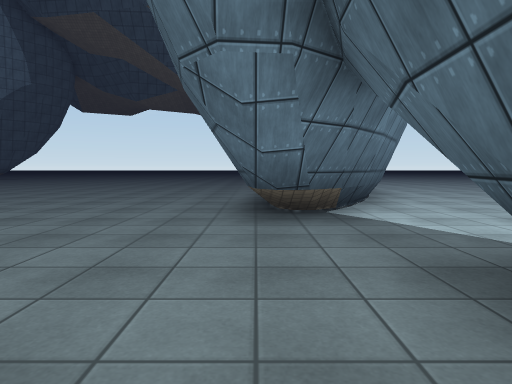
[1] (above)

20 first-person views from a walk through a Unity game level. The camera is 1.2 m above the floor, tilts 4° down and sees 75° across. The floor is counted in squares, 2 m on a side. Each view is taken from the middle of a square. On the plan, view 1 faces up. The plan holds only what a view shows up to about 10 squares ahead; the rest is blank. The place goes on beyond the plan. The player is left out. Surface patterns are stand-ins for the level's own textures.

[2]
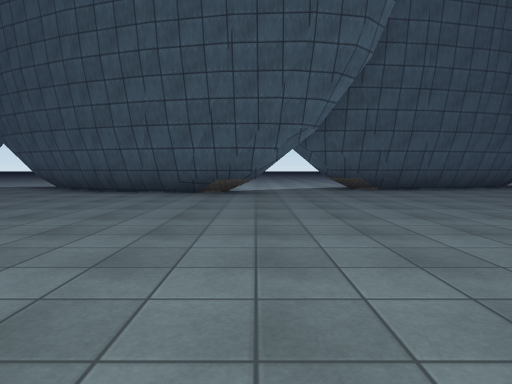

[3]
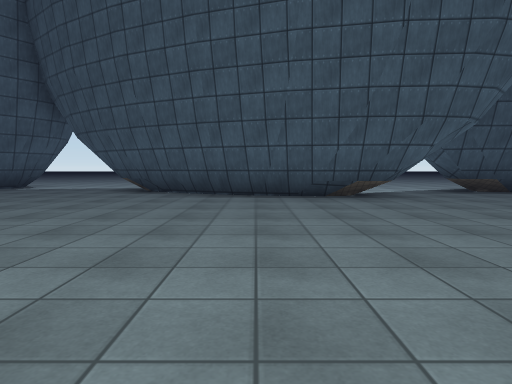

[4]
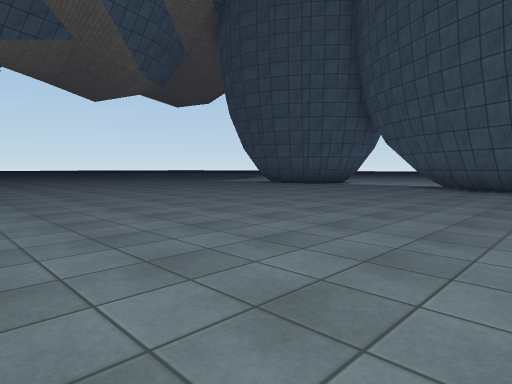

[5]
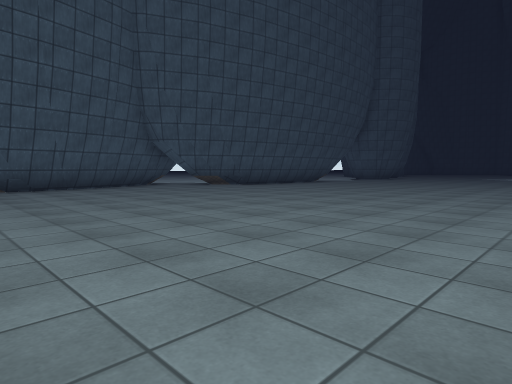

[6]
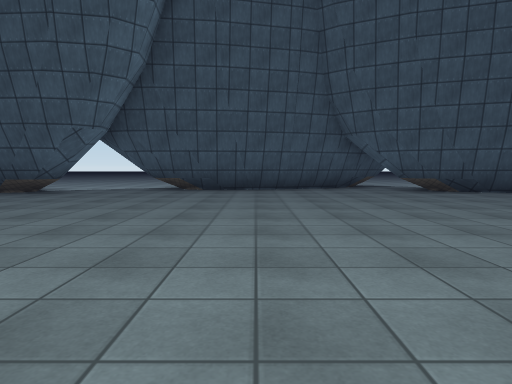

[7]
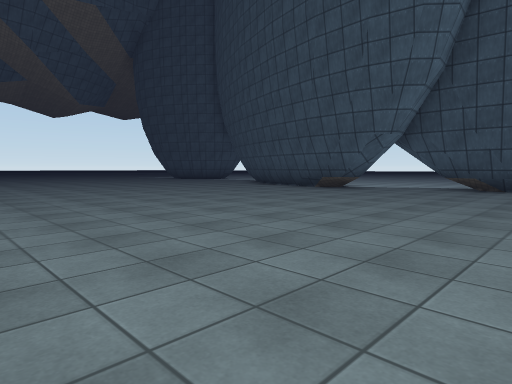

[8]
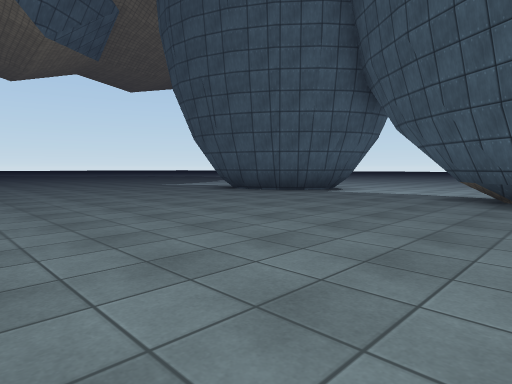

[9]
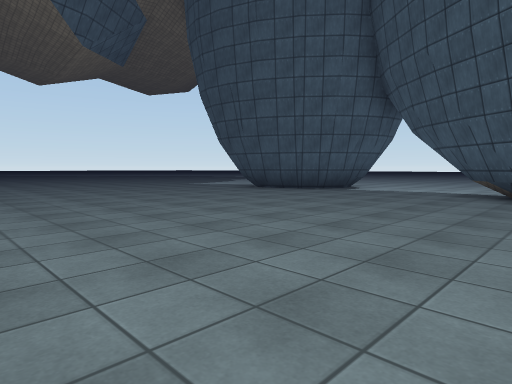

[10]
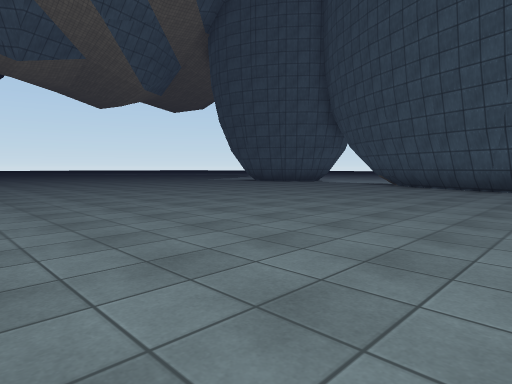

[11]
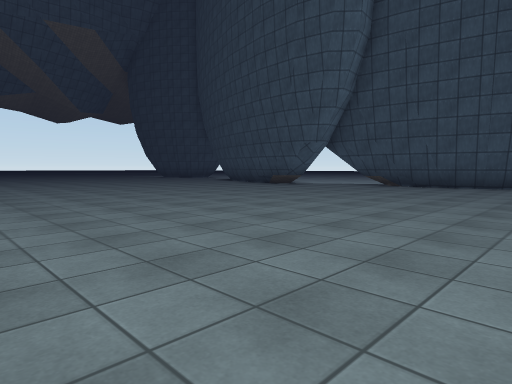

[12]
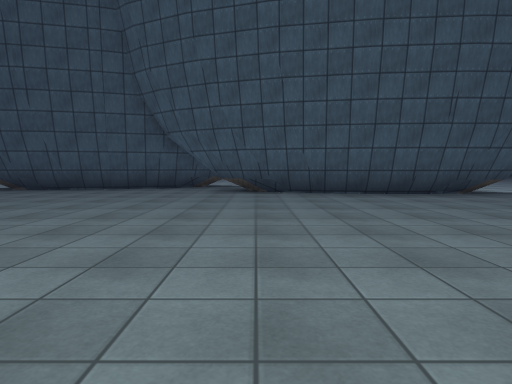

[13]
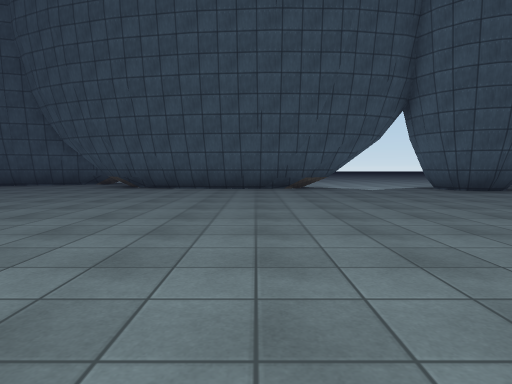

[14]
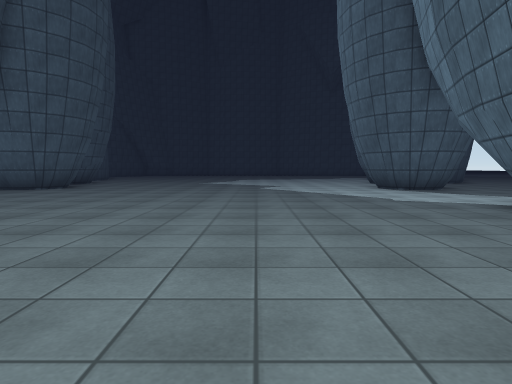

[15]
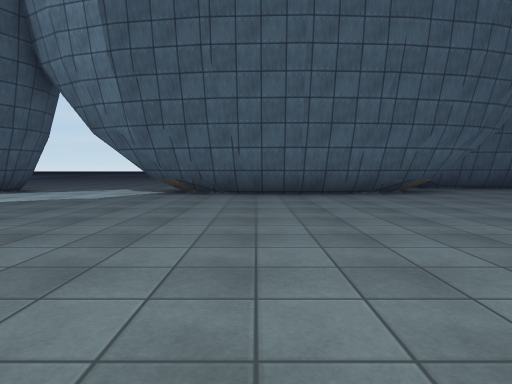

[16]
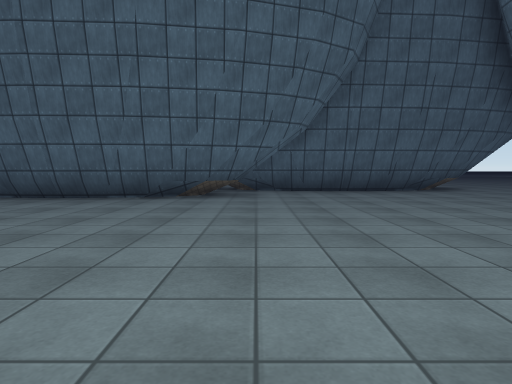

[17]
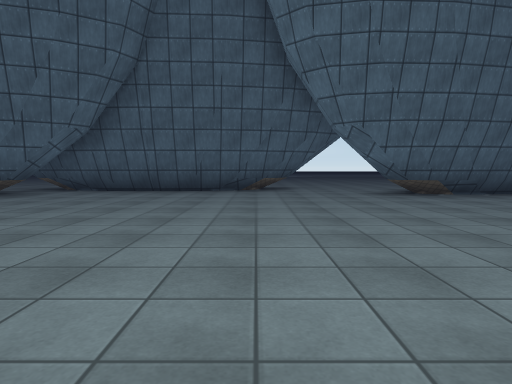

[18]
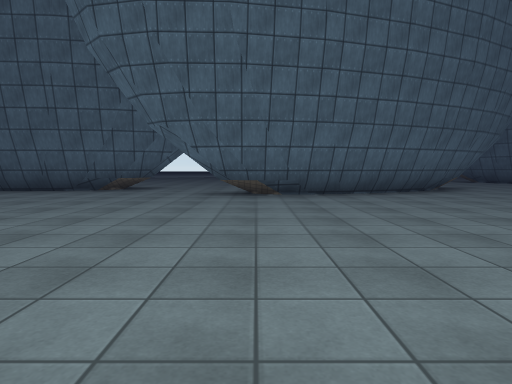

[19]
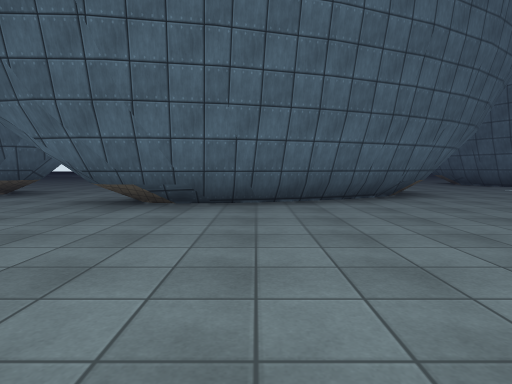

[20]
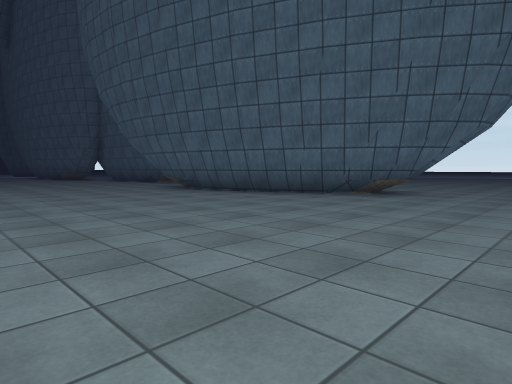

### Floor plan
Key: @ floor where view 1 was taken; # wall or solid block; . floor.
Columns run from 17 left of view 1 to 6 right of it. Each row starts with its distance up from view 1.
 14  ..    .............##
 13  ......................
 12 ........................
 11 .. #...............##...
 10    ##..............# ...
  9     ##............## ...
  8      #............#  ...
  7      #...........####..
  6      #...........###..
  5      #...........###..
  4    ..#...........##..
  3   ...................
  2   .##.............##.
  1     #.............#
  0     #............@#
 -1     #.............##
 -2     #..............#
 -3     #..............#
 -4     ##.............#
 -5     ###...........##
 -6       #..........##
 -7       #..........#
 -8       #..........#
 -9       #..........#
-10       #..........#
-11       #..........#
-12     .##..........#
-13     ..............
-14     ..............
-15    ..##.........##
-16    .###.........#
-17                 #

Positions as (right, up) in squares from view 1, and headings:
1: (0, 0), facing up
2: (-8, 4), facing right
3: (-7, 7), facing right
4: (-9, 7), facing up-right
5: (-9, 2), facing down-right
6: (-8, -1), facing right
7: (-9, -1), facing up-right
8: (-5, 9), facing up-right
9: (-6, 9), facing up-right
10: (-10, 5), facing up-right
11: (-10, -4), facing up-right
12: (-8, -6), facing right
13: (-10, -10), facing right
14: (-7, -6), facing down
15: (-3, -9), facing left
16: (-4, -4), facing left
17: (-4, 1), facing left
18: (-4, 5), facing left
19: (-6, 7), facing left
20: (-6, 14), facing down-left
